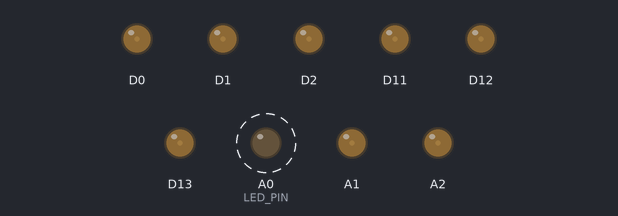
A program run on a simulated STM32 Nucleo. Shown: output pins drawn as LEDs (lit = HIGH). Dashed ring = blinking.

Above: at 0.03 s.
Timing chart, 0 to 3.0 s (numbered marks = the images above):
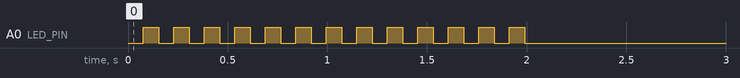

The program:

main.cpp
```cpp
  #include <Arduino.h>
#include <Wire.h>

// ============================================================================
// STM32G431KBT6 (LQFP32) - 8 Channel I2C ESC Controller
//
// I2C frame: 9 bytes -> [0]=header (always 0), [1..8]=ESC1..ESC8 (0-255)
// Output:    real hardware PWM, 50 Hz, 1200-1800us, generated by TIM1/2/3.
// ============================================================================

// ---------------------------------------------------------------------------
// CONFIGURATION
// ---------------------------------------------------------------------------

// I2C
#define I2C_ADDRESS           0x4c
#define I2C_DATA_LENGTH       9         // 1 header byte + 8 PWM values
#define I2C_HEADER_VALUE      0x00      // First byte must be 0
#define NUM_THRUSTERS         8

// I2C2 on PA9 (SCL) / PA8 (SDA).  On the LQFP32 G431 these pins map ONLY to
// I2C2 (SCL=AF4, SDA=AF4).  The stm32duino core has a single global `Wire`
// object whose peripheral is chosen from the pins you hand it, so setting
// these pins is what selects I2C2 -- there is no `Wire1` in this core.
#define I2C_SCL_PIN           PA9
#define I2C_SDA_PIN           PA8

// Serial
#define ENABLE_SERIAL         0         // Set to 0 to disable all serial output

// LED
#define LED_PIN               PA0
#define LED_ACTIVE_HIGH       1         // Set to 0 if LED is wired active-low
#define LED_BOOT_FLASH_PERIOD 150       // Fast flash period during boot (ms)
#define LED_BOOT_FLASH_DURATION 2000    // Duration of boot flash (ms)
#define LED_I2C_FLASH_PERIOD  30        // Length of the flash on each I2C write (ms)

// Thruster PWM
#define THRUSTER_FREQUENCY    50        // Hz
#define THRUSTER_MIN_US       1112
#define THRUSTER_MAX_US       1912
#define THRUSTER_NEUTRAL_US   1512

// Test mode
#define ENABLE_THRUSTER_TEST_MODE 0       // Set to 1 to run a channel-by-channel test sweep
#define THRUSTER_TEST_PULSE_US    1800    // Pulse width applied to each channel in test mode
#define THRUSTER_TEST_STEP_MS     1000     // Time to hold each channel at the test pulse
#define THRUSTER_TEST_IDLE_US     THRUSTER_NEUTRAL_US

// Timing
#define STARTUP_DELAY_MS      5000      // Hold neutral on startup (ESC arming)
#define I2C_TIMEOUT_MS        2000      // Failsafe: no I2C for this long -> neutral
#define CYCLE_TIME_MS         5         // Main loop cycle time

// ---------------------------------------------------------------------------
// PWM BACKEND
//
// Every ESC pin is driven by a real timer compare channel. Pin -> timer map
// for the G431 LQFP32 (from the variant's PinMap_TIM):
//
//   PA1  TIM2_CH2      PA5  TIM2_CH1
//   PA2  TIM2_CH3      PA6  TIM3_CH1
//   PA3  TIM2_CH4      PA7  TIM1_CH1N   <-- complementary output
//   PA4  TIM3_CH2      PA10 TIM1_CH3
//
// Note PA7 is a *complementary* (N) channel. HardwareTimer detects this from
// the pin and starts it with HAL_TIMEx_PWMN_Start(), which also enables the
// advanced-timer main output (MOE) -- so it produces a correct, non-inverted
// pulse just like the others. Nothing special is needed here beyond passing
// the pin in, but do NOT remap PA7 to its TIM3_CH2 alternate: that would
// collide with PA4.
// ---------------------------------------------------------------------------

struct ThrusterChannel {
  PinName     pin;      // PinName (PA_1) not pin number -- HardwareTimer wants this
  TIM_TypeDef *timer;   // Owning timer instance
  uint32_t    channel;  // Compare channel (1-4); N-ness is derived from the pin
};

static ThrusterChannel thrusters[NUM_THRUSTERS] = {
  { PA_1,  TIM2, 2 },   // ESC 1
  { PA_2,  TIM2, 3 },   // ESC 2
  { PA_3,  TIM2, 4 },   // ESC 3
  { PA_4,  TIM3, 2 },   // ESC 4
  { PA_5,  TIM2, 1 },   // ESC 5
  { PA_6,  TIM3, 1 },   // ESC 6
  { PA_7,  TIM1, 1 },   // ESC 7  (TIM1_CH1N, complementary)
  { PA_10, TIM1, 3 },   // ESC 8
};

// One HardwareTimer per distinct timer. Channels on the same timer share the
// period, which is exactly what we want (all 8 outputs at a common 50 Hz).
static HardwareTimer *timTIM1 = nullptr;
static HardwareTimer *timTIM2 = nullptr;
static HardwareTimer *timTIM3 = nullptr;

static HardwareTimer *timerFor(TIM_TypeDef *t) {
  if (t == TIM1) return timTIM1;
  if (t == TIM2) return timTIM2;
  if (t == TIM3) return timTIM3;
  return nullptr;
}

// ---------------------------------------------------------------------------
// GLOBALS
// ---------------------------------------------------------------------------

// Written from the I2C ISR, read from loop() -- hence volatile + a guarded copy.
volatile uint8_t  i2cData[NUM_THRUSTERS] = {127, 127, 127, 127, 127, 127, 127, 127};
volatile bool     newDataAvailable       = false;
volatile uint32_t lastI2CReceiveTime     = 0;
volatile bool     i2cFlashRequest        = false;

unsigned long startupTime          = 0;
bool          startupPhaseComplete = false;
bool          failsafeActive       = false;

// Test mode state
uint8_t       testModeChannelIndex = 0;
unsigned long lastTestModeStepTime = 0;

// LED
unsigned long lastLEDToggleTime = 0;
bool          ledState          = false;
unsigned long i2cFlashEndTime   = 0;
bool          i2cFlashActive    = false;

// ---------------------------------------------------------------------------
// FORWARD DECLARATIONS
// ---------------------------------------------------------------------------
void initPWM();
void initI2C();
void initLED();
void updateLED();
void ledWrite(bool on);
void updateThrusters();
void runThrusterTestMode();
void setThrusterMicros(uint8_t idx, uint16_t microseconds);
void setAllThrusters(uint16_t microseconds);
void i2cReceiveHandler(int numBytes);
void checkI2CTimeout();

// Map an 8-bit command (0-255) onto the ESC pulse range.
static inline uint16_t mapValueToThruster(uint8_t value) {
  const uint16_t range = THRUSTER_MAX_US - THRUSTER_MIN_US;
  return THRUSTER_MIN_US + (uint16_t)(((uint32_t)value * range) / 255);
}

// ---------------------------------------------------------------------------
// PWM
// ---------------------------------------------------------------------------

void initPWM() {
  timTIM1 = new HardwareTimer(TIM1);
  timTIM2 = new HardwareTimer(TIM2);
  timTIM3 = new HardwareTimer(TIM3);

  // Attach every channel in PWM mode. Passing the PinName lets the core pick
  // the right AF and, for PA7, recognise the complementary (CH1N) output.
  for (uint8_t i = 0; i < NUM_THRUSTERS; i++) {
    HardwareTimer *tim = timerFor(thrusters[i].timer);
    tim->setMode(thrusters[i].channel, TIMER_OUTPUT_COMPARE_PWM1, thrusters[i].pin);
  }

  // 50 Hz on each timer. Set the frequency once per timer (channels share it).
  timTIM1->setOverflow(THRUSTER_FREQUENCY, HERTZ_FORMAT);
  timTIM2->setOverflow(THRUSTER_FREQUENCY, HERTZ_FORMAT);
  timTIM3->setOverflow(THRUSTER_FREQUENCY, HERTZ_FORMAT);

  // Park at neutral BEFORE the timers start, so the very first edge an ESC
  // sees is already a valid 1500us arming pulse rather than a 0% duty glitch.
  for (uint8_t i = 0; i < NUM_THRUSTERS; i++) {
    setThrusterMicros(i, THRUSTER_NEUTRAL_US);
  }

  timTIM1->resume();
  timTIM2->resume();
  timTIM3->resume();
}

// Write one channel's pulse width in microseconds. MICROSEC_COMPARE_FORMAT
// makes the core convert us -> compare ticks using the timer's actual
// prescaler, so this stays correct regardless of clock config.
void setThrusterMicros(uint8_t idx, uint16_t microseconds) {
  if (idx >= NUM_THRUSTERS) return;
  uint16_t us = constrain(microseconds, THRUSTER_MIN_US, THRUSTER_MAX_US);
  HardwareTimer *tim = timerFor(thrusters[idx].timer);
  tim->setCaptureCompare(thrusters[idx].channel, us, MICROSEC_COMPARE_FORMAT);
}

void setAllThrusters(uint16_t microseconds) {
  for (uint8_t i = 0; i < NUM_THRUSTERS; i++) {
    setThrusterMicros(i, microseconds);
  }
}

// ---------------------------------------------------------------------------
// I2C
// ---------------------------------------------------------------------------

// ISR context: keep it short. Validate the header byte, then latch 8 values.
void i2cReceiveHandler(int numBytes) {
  if (numBytes != I2C_DATA_LENGTH) {
    while (Wire.available()) Wire.read();   // Wrong length -- discard frame
    return;
  }

  uint8_t header = Wire.read();
  if (header != I2C_HEADER_VALUE) {
    while (Wire.available()) Wire.read();   // Bad header -- discard frame
    return;
  }

  for (uint8_t i = 0; i < NUM_THRUSTERS; i++) {
    i2cData[i] = Wire.read();
  }

  newDataAvailable   = true;
  lastI2CReceiveTime = millis();
  i2cFlashRequest    = true;   // Flashed by updateLED(), not from the ISR
}

void initI2C() {
  Wire.setSCL(I2C_SCL_PIN);
  Wire.setSDA(I2C_SDA_PIN);
  Wire.begin(I2C_ADDRESS);          // Slave mode
  Wire.onReceive(i2cReceiveHandler);
  lastI2CReceiveTime = millis();
}

void updateThrusters() {
  if (!newDataAvailable) return;

  // Snapshot the ISR buffer with interrupts masked so a frame landing
  // mid-copy can't tear the values across two different commands.
  uint8_t local[NUM_THRUSTERS];
  noInterrupts();
  for (uint8_t i = 0; i < NUM_THRUSTERS; i++) local[i] = i2cData[i];
  newDataAvailable = false;
  interrupts();

  for (uint8_t i = 0; i < NUM_THRUSTERS; i++) {
    setThrusterMicros(i, mapValueToThruster(local[i]));
  }
}

// Failsafe: if the master goes quiet, fall back to neutral.
void checkI2CTimeout() {
  noInterrupts();
  uint32_t last = lastI2CReceiveTime;
  interrupts();

  if ((millis() - last) > I2C_TIMEOUT_MS) {
    if (!failsafeActive) {           // Edge-triggered: write once, not every loop
      setAllThrusters(THRUSTER_NEUTRAL_US);
      failsafeActive = true;
    }
  } else {
    failsafeActive = false;
  }
}

void runThrusterTestMode() {
  unsigned long now = millis();
  if ((now - lastTestModeStepTime) < THRUSTER_TEST_STEP_MS) {
    return;
  }

  lastTestModeStepTime = now;
  setAllThrusters(THRUSTER_TEST_IDLE_US);
  setThrusterMicros(testModeChannelIndex, THRUSTER_TEST_PULSE_US);
  testModeChannelIndex = (testModeChannelIndex + 1) % NUM_THRUSTERS;
}

// ---------------------------------------------------------------------------
// LED
// ---------------------------------------------------------------------------

void ledWrite(bool on) {
#if LED_ACTIVE_HIGH
  digitalWrite(LED_PIN, on ? HIGH : LOW);
#else
  digitalWrite(LED_PIN, on ? LOW : HIGH);
#endif
  ledState = on;
}

void initLED() {
  pinMode(LED_PIN, OUTPUT);
  ledWrite(false);
  lastLEDToggleTime = millis();
}

void updateLED() {
  unsigned long now = millis();

  // Boot: fast blink for a couple of seconds, then off.
  if (!startupPhaseComplete) {
    if ((now - startupTime) < LED_BOOT_FLASH_DURATION) {
      if (now - lastLEDToggleTime >= (LED_BOOT_FLASH_PERIOD / 2)) {
        ledWrite(!ledState);
        lastLEDToggleTime = now;
      }
    } else {
      ledWrite(false);
    }
    return;
  }

  // Normal operation: one short flash per accepted I2C frame.
  noInterrupts();
  bool flash = i2cFlashRequest;
  i2cFlashRequest = false;
  interrupts();

  if (flash) {
    ledWrite(true);
    i2cFlashActive  = true;
    i2cFlashEndTime = now + LED_I2C_FLASH_PERIOD;
  } else if (i2cFlashActive && now >= i2cFlashEndTime) {
    ledWrite(false);
    i2cFlashActive = false;
  }
}

// ---------------------------------------------------------------------------
// SETUP / LOOP
// ---------------------------------------------------------------------------

void setup() {
#if ENABLE_SERIAL
  Serial.begin(115200);
  delay(1000);
  Serial.println("\n=== STM32G431KBT6 I2C ESC Controller ===");
  Serial.print("I2C addr 0x"); Serial.print(I2C_ADDRESS, HEX);
  Serial.println(" on I2C2 (SCL=PA9, SDA=PA8)");
  Serial.print("Frame: "); Serial.print(I2C_DATA_LENGTH);
  Serial.println(" bytes [0x00][ESC1..ESC8]");
  Serial.print("PWM: "); Serial.print(THRUSTER_FREQUENCY); Serial.print(" Hz, ");
  Serial.print(THRUSTER_MIN_US); Serial.print('-'); Serial.print(THRUSTER_MAX_US);
  Serial.println(" us");
#if ENABLE_THRUSTER_TEST_MODE
  Serial.println("Thruster test mode enabled.");
  Serial.print("Each channel will be driven to "); Serial.print(THRUSTER_TEST_PULSE_US);
  Serial.print(" us for "); Serial.print(THRUSTER_TEST_STEP_MS);
  Serial.println(" ms in order.");
#endif
#endif

  initLED();
  initPWM();      // Outputs come up at neutral
  initI2C();

  startupTime          = millis();
  startupPhaseComplete = false;
}

void loop() {
  unsigned long now = millis();

  updateLED();

  // Startup: hold neutral so the ESCs arm. Ignore I2C commands during this.
  if (!startupPhaseComplete) {
    if ((now - startupTime) >= STARTUP_DELAY_MS) {
      startupPhaseComplete = true;
      noInterrupts();
      newDataAvailable   = false;         // Drop anything buffered while arming
      lastI2CReceiveTime = millis();      // Don't trip the failsafe immediately
      interrupts();
#if ENABLE_SERIAL
      Serial.println("Startup complete. Normal operation.");
#endif
    }
    delay(CYCLE_TIME_MS);
    return;
  }

#if ENABLE_THRUSTER_TEST_MODE
  runThrusterTestMode();
#else
  updateThrusters();
  checkI2CTimeout();
#endif

  delay(CYCLE_TIME_MS);
}
```

Measured:
- by itself, A0 (LED_PIN): alternates HIGH for 0.08 s and LOW for 0.08 s, 26 changes in all, then stays LOW
